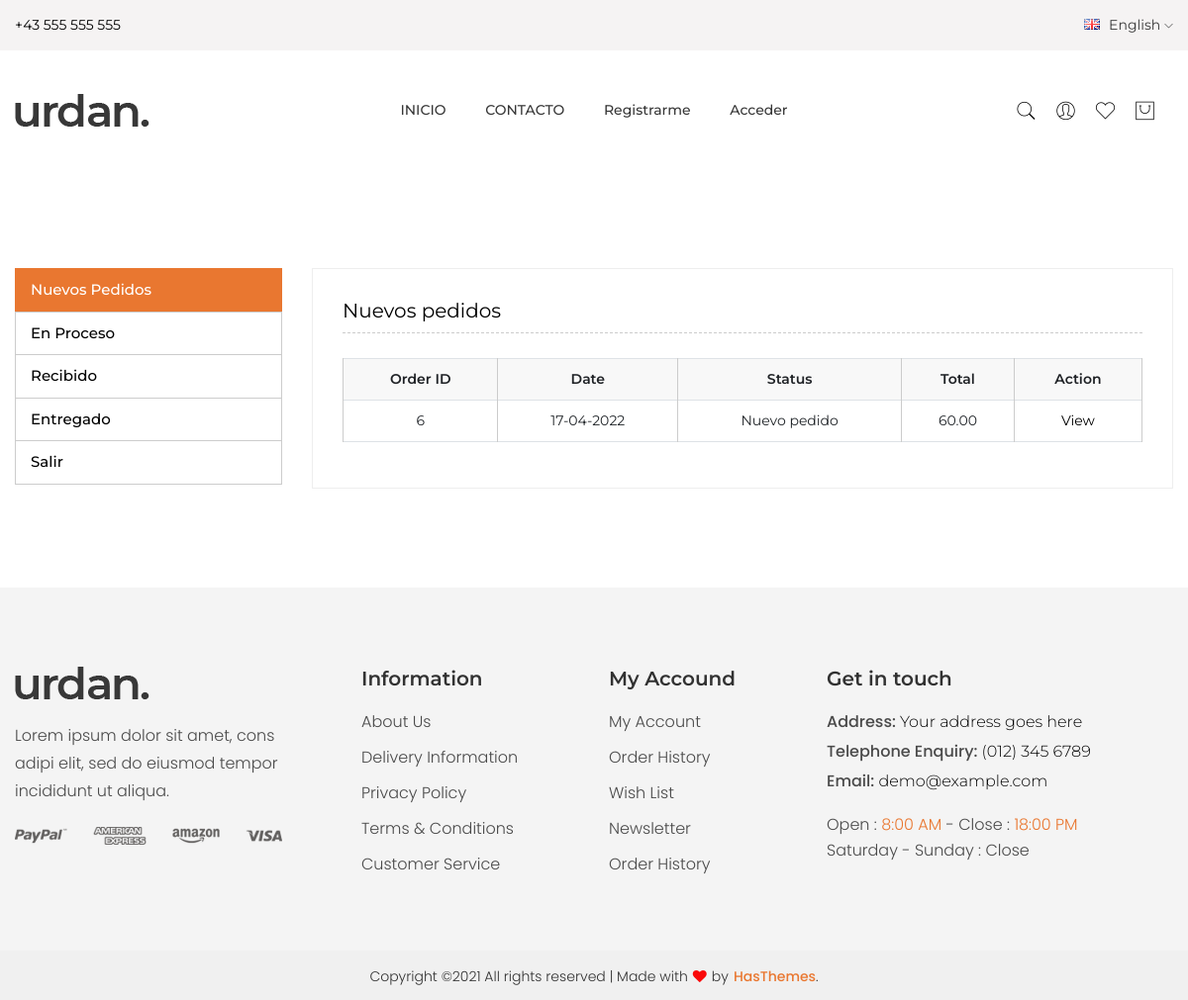
The page /staff/ on the database as committed earlier.
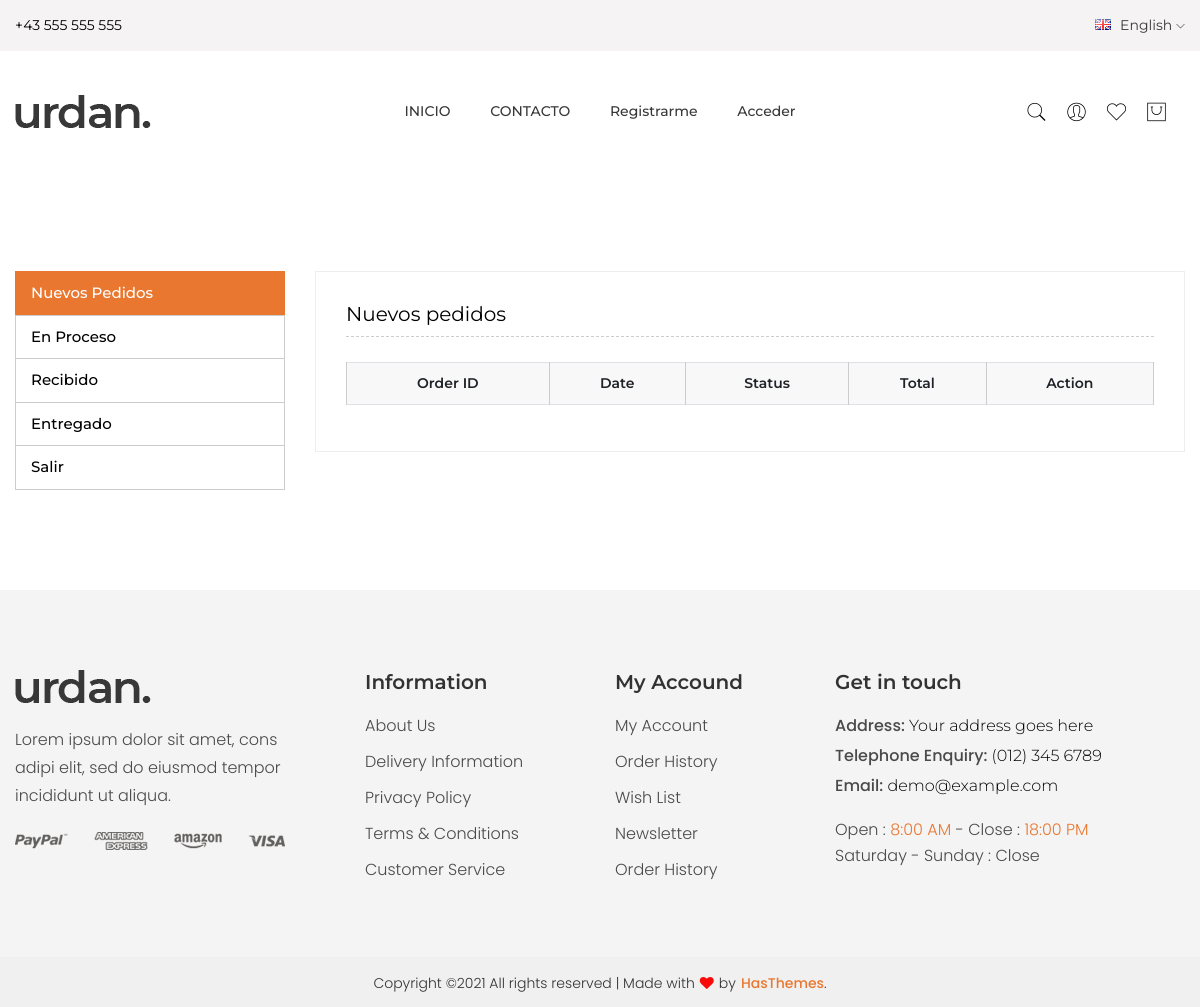
The same page on the database as committed later.
### main/models.py (models this page shows, shortened)
class Order(models.Model):
    STATUS_NEW = 'new'
    STATUS_IN_PROGRESS = 'in_progress'
    STATUS_READY = 'is_ready'
    STATUS_COMPLETED = 'completed'
    BUYING_TYPE_SELF = 'self'
    BUYING_TYPE_DELIVERY = 'delivery'
    STATUS_CHOICES = (
        (STATUS_NEW, 'Nuevo pedido'),
        (STATUS_IN_PROGRESS, 'En proceso'),
        (STATUS_READY, 'Recibido'),
        (STATUS_COMPLETED, 'Entregado')
    )
    BUYING_TYPE_CHOICES = (
        (BUYING_TYPE_SELF, 'Sin transporte'),
        (BUYING_TYPE_DELIVERY, 'Con transporte')
    )
    customer = models.ForeignKey(Customer, verbose_name='Cliente',
                                 related_name='related_orders',
                                 on_delete=models.CASCADE)
    first_name = models.CharField('Nombre', max_length=255)
    last_name = models.CharField('Apellidos', max_length=255)
    phone = models.CharField('Telefono', max_length=20)
    city = models.CharField('Ciudad', max_length=100, null=True, blank=True)
    street = models.CharField('Calle', max_length=100, null=True, blank=True)
    number = models.CharField('Numero', max_length=10, null=True, blank=True)
    email = models.CharField('Email', max_length=10, null=True, blank=True)
    cart = models.ForeignKey(Cart, verbose_name='Pedido',
                             on_delete=models.CASCADE, null=True, blank=True)
    address = models.CharField('Dirección', max_length=1024, null=True,
                               blank=True)
    status = models.CharField(
        max_length=100,
        choices=STATUS_CHOICES,
        default=STATUS_NEW
    )
    buying_type = models.CharField(
        'Transporte?',
        max_length=100,
        choices=BUYING_TYPE_CHOICES,
        default=BUYING_TYPE_SELF
    )
    comment = models.TextField('Comentario de cliente', null=True, blank=True)
    staff_comment = models.TextField('Comentario mio', null=True, blank=True)
    created_at = models.DateTimeField(auto_now=True,
                                      verbose_name='Дата создания заказа')
    order_date = models.DateField(verbose_name='Дата получения заказа',
                                  default=timezone.now)

class Cart(models.Model):
    owner = models.ForeignKey('Customer', verbose_name='Dueño',
                              on_delete=models.CASCADE)
    products = models.ManyToManyField(CartProduct, blank=True,
                                      related_name='related_cart')
    total_products = models.PositiveIntegerField(default=0)
    final_price = models.DecimalField('Precio de pedido', max_digits=9,
                                      default=0, decimal_places=2)
    in_order = models.BooleanField(default=False)
    for_anonymous_user = models.BooleanField(default=False)

### main/views.py (the view)
# urls.py: path('staff/', views.StaffView.as_view(), name='staff'),
class StaffView(View):
    def get(self, request, *args, **kwargs):
        orders = Order.objects.all
        context = {
            'orders': orders,
        }
        return render(request, 'main/staff.html', context)

### main/templates/main/staff.html (shortened to what this page needs)
<!DOCTYPE html>
{% extends 'main/base.html' %}
{% load static %}
{% load i18n %}
{% block content %}
				<div class="my-account-wrapper pb-100 pt-100">
            <div class="container">
                <div class="row">
                    <div class="col-lg-12">
                        <div class="myaccount-page-wrapper">
                            <div class="row">
                                <div class="col-lg-3 col-md-4">
                                    <div class="myaccount-tab-menu nav" role="tablist">
                                        <a href="#new" class="active" data-bs-toggle="tab">Nuevos pedidos</a>
                                        <a href="#orders" data-bs-toggle="tab">En proceso</a>
                                        <a href="#address-edit" data-bs-toggle="tab">Recibido</a>
                                        <a href="#account-info" data-bs-toggle="tab">Entregado</a>
                                        <a href="{% url 'logout' %}">Salir</a>
                                    </div>
                                </div>
                                <div class="col-lg-9 col-md-8">
                                    <div class="tab-content" id="myaccountContent">
                                        <div class="tab-pane fade show active" id="new" role="tabpanel">
                                            <div class="myaccount-content">
                                                <h3>Nuevos pedidos</h3>
                                                <div class="myaccount-table table-responsive text-center">
                                                    <table class="table table-bordered">
                                                        <thead class="thead-light">
                                                            <tr>
                                                                <th>Order ID</th>
                                                                <th>Date</th>
                                                                <th>Status</th>
                                                                <th>Total</th>
                                                                <th>Action</th>
                                                            </tr>
                                                        </thead>
                                                        <tbody>
                                                           {% for order in orders %}
                                                           {% if order.status == 'new' %}
                                                            <tr>
                                                                <td>{{ order.id }}</td>
                                                                <td>{{ order.order_date|date:"d-m-Y" }}</td>
                                                                <td>{{ order.get_status_display }}</td>
                                                                <td>{{ order.cart.final_price }}</td>
                                                                <td><a href="{% url 'order_details' id=order.id %}" class="check-btn sqr-btn ">View</a></td>
                                                            </tr>
                                                           {%endif%}
                                                            {% endfor %}
                                                        </tbody>
                                                    </table>
                                                </div>
                                            </div>
                                        </div>
                                    </div>
                                </div>
                            </div>
                        </div>
                    </div>
                </div>
            </div>
        </div>
{% endblock %}

Rows that differ between the two databases and show on the page:
no longer on this page (row edited): Order: id "6", order_date "17-04-2022", status "Nuevo pedido", cart.final_price "60.00"
